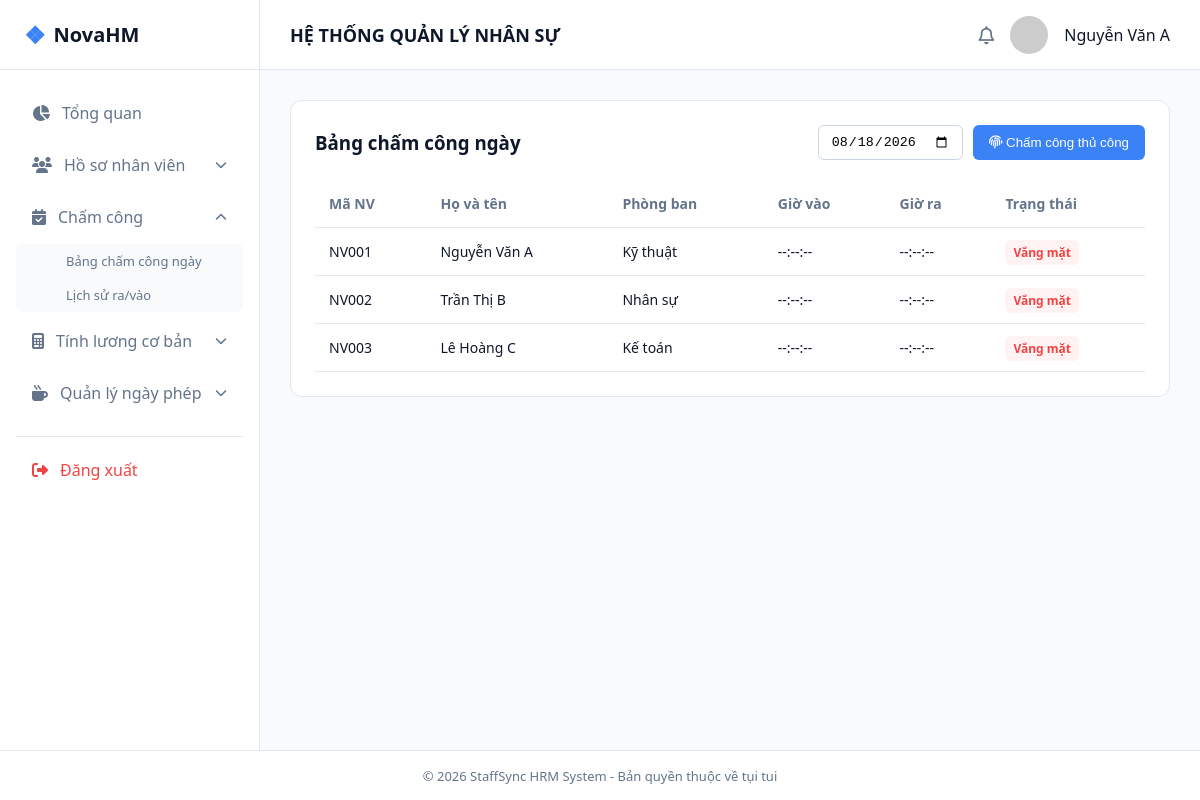
Page /bangchamcong.php (signed in) on the committed database.
### tables this page shows
CREATE TABLE nhan_vien (
    id               INT AUTO_INCREMENT PRIMARY KEY,
    ma_nv            VARCHAR(20) NOT NULL UNIQUE,       
    ho_ten           VARCHAR(100) NOT NULL,
    ngay_sinh        DATE,
    gioi_tinh        ENUM('Nam','Nữ','Khác') DEFAULT 'Nam',
    cccd             VARCHAR(20),
    dia_chi          VARCHAR(255),
    sdt              VARCHAR(20),
    email            VARCHAR(100) UNIQUE,
    id_phong_ban     INT,
    id_chuc_vu       INT,
    ngay_vao_lam     DATE,
    ngay_nghi_viec   DATE NULL,
    trang_thai_lam_viec ENUM('Thử việc','Chính thức','Nghỉ việc') DEFAULT 'Thử việc',
    anh_dai_dien     VARCHAR(255),
    ngay_tao         DATETIME DEFAULT CURRENT_TIMESTAMP,
    ngay_cap_nhat    DATETIME DEFAULT CURRENT_TIMESTAMP ON UPDATE CURRENT_TIMESTAMP,
    FOREIGN KEY (id_phong_ban) REFERENCES phong_ban(id) ON DELETE SET NULL,
    FOREIGN KEY (id_chuc_vu) REFERENCES chuc_vu(id) ON DELETE SET NULL
);

CREATE TABLE phong_ban (
    id            INT AUTO_INCREMENT PRIMARY KEY,
    ma_phong_ban  VARCHAR(20)  NOT NULL UNIQUE,
    ten_phong_ban VARCHAR(100) NOT NULL,
    truong_phong_id INT NULL,                
    mo_ta         VARCHAR(255),
    ngay_tao      DATETIME DEFAULT CURRENT_TIMESTAMP
);

### includes/auth.php (called while the page is built, shortened)
<?php
$currentUser = [
    'id'       => $_SESSION['user_id'],
    'ten'      => $_SESSION['user_name']  ?? 'Người dùng',
    'vai_tro'  => $_SESSION['user_role']  ?? 'NHANVIEN',
    'id_nv'    => $_SESSION['id_nv']      ?? null,
];

### bangchamcong.php (the view, shortened to what this page needs)
<?php
require_once __DIR__ . '/includes/auth.php';
$ngayChon = $_GET['ngay'] ?? date('Y-m-d');
$stmt = $pdo->prepare("
    SELECT nv.id AS id_nv, nv.ma_nv, nv.ho_ten, pb.ten_phong_ban,
           bc.gio_vao, bc.gio_ra, bc.trang_thai
    FROM nhan_vien nv
    LEFT JOIN phong_ban pb ON pb.id = nv.id_phong_ban
    LEFT JOIN bang_cham_cong_ngay bc ON bc.id_nv = nv.id AND bc.ngay = :ngay
    WHERE nv.trang_thai_lam_viec <> 'Nghỉ việc'
    ORDER BY nv.ma_nv
");
$stmt->execute([':ngay' => $ngayChon]);
$dsChamCong = $stmt->fetchAll();
function badgeChamCong($tt) {
    return '<span class="badge" style="background-color:#fef2f2;color:#ef4444;">'.htmlspecialchars($tt ?: 'Vắng mặt').'</span>';
}
require __DIR__ . '/includes/header.php';
?>
            <section class="data-section">
                <div class="section-header">
                    <h3>Bảng chấm công ngày</h3>
                    <div style="display: flex; gap: 10px; align-items: center;">
                        <form action="bangchamcong.php" method="GET" style="display:flex; gap:8px;">
                            <input type="date" name="ngay" value="<?= htmlspecialchars($ngayChon) ?>"
                                   onchange="this.form.submit()"
                                   style="padding: 8px 12px; border: 1px solid #cbd5e1; border-radius: 6px; outline: none;">
                        </form>
                        <button class="btn-primary" onclick="document.getElementById('formCC').style.display='block'">
                            <i class="fa-solid fa-fingerprint"></i> Chấm công thủ công
                        </button>
                    </div>
                </div>
                <table class="data-table">
                    <thead>
                        <tr><th>Mã NV</th><th>Họ và tên</th><th>Phòng ban</th><th>Giờ vào</th><th>Giờ ra</th><th>Trạng thái</th></tr>
                    </thead>
                    <tbody>
                        <?php foreach ($dsChamCong as $cc): ?>
                        <tr>
                            <td><?= htmlspecialchars($cc['ma_nv']) ?></td>
                            <td><?= htmlspecialchars($cc['ho_ten']) ?></td>
                            <td><?= htmlspecialchars($cc['ten_phong_ban'] ?? '--') ?></td>
                            <td><?= $cc['gio_vao'] ?: '--:--:--' ?></td>
                            <td><?= $cc['gio_ra'] ?: '--:--:--' ?></td>
                            <td><?= badgeChamCong($cc['trang_thai']) ?></td>
                        </tr>
                        <?php endforeach; ?>
                    </tbody>
                </table>
            </section>
<?php require __DIR__ . '/includes/footer.php'; ?>

### includes/header.php (shortened to what this page needs)
<?php
$currentFile = basename($_SERVER['PHP_SELF']);
$menuGroups = [
    'nhanvien' => ['danhsachnhanvien.php', 'themnhanvien.php', 'hopdong.php', 'taikhoan.php'],
    'chamcong' => ['bangchamcong.php', 'lichsuravao.php'],
    'luong'    => ['bangtinhluongthang.php', 'cauhinhluong.php'],
    'phep'     => ['duyetdonphep.php', 'quyphepnam.php'],
];
function isOpen($group, $file, $groups) {
    return in_array($file, $groups[$group]) ? ' open' : '';
}
function isActive($file, $current) {
    return $file === $current ? ' active' : '';
}
$soDonChoDuyet = 0;
try {
    $soDonChoDuyet = (int)$pdo->query("SELECT COUNT(*) FROM don_nghi_phep WHERE trang_thai='Chờ duyệt'")->fetchColumn();
} catch (Exception $e) {  }
?>
<!DOCTYPE html>
<html lang="vi">
<head>
    <link rel="stylesheet" href="asset/style.css">
    <link rel="stylesheet" href="https://cdnjs.cloudflare.com/ajax/libs/font-awesome/6.4.0/css/all.min.css">
</head>
<body>
    <div class="layout-container">
        <a href="index.php" class="area-logo">
            <span class="logo-icon">❖</span> NovaHM
        </a>
        <header class="area-header">
            <div class="header-title">
                <h2>HỆ THỐNG QUẢN LÝ NHÂN SỰ</h2>
            </div>
            <div class="user-profile">
                <i class="fa-regular fa-bell icon-btn" title="<?= $soDonChoDuyet ?> đơn phép chờ duyệt"></i>
                <img src="https://ui-avatars.com/api/?name=<?= urlencode($currentUser['ten']) ?>&background=3b82f6&color=fff" alt="Avatar" class="avatar">
                <span class="user-name"><?= htmlspecialchars($currentUser['ten']) ?></span>
            </div>
        </header>
        <aside class="area-left">
            <ul class="menu-list">
                <li class="menu-item<?= isActive('index.php', $currentFile) ?>">
                    <a href="index.php"><i class="fa-solid fa-chart-pie"></i> <span>Tổng quan</span></a>
                </li>
                <li class="menu-item has-submenu<?= isOpen('nhanvien', $currentFile, $menuGroups) ?>">
                    <a href="javascript:void(0)" class="menu-toggle">
                        <i class="fa-solid fa-users"></i><span>Hồ sơ nhân viên</span>
                        <i class="fa-solid fa-chevron-down arrow"></i>
                    </a>
                </li>
                <li class="menu-item has-submenu<?= isOpen('chamcong', $currentFile, $menuGroups) ?>">
                    <a href="javascript:void(0)" class="menu-toggle">
                        <i class="fa-solid fa-calendar-check"></i><span>Chấm công</span>
                        <i class="fa-solid fa-chevron-down arrow"></i>
                    </a>
                    <ul class="submenu">
                        <li class="<?= trim(isActive('bangchamcong.php', $currentFile)) ?>"><a href="bangchamcong.php">Bảng chấm công ngày</a></li>
                        <li class="<?= trim(isActive('lichsuravao.php', $currentFile)) ?>"><a href="lichsuravao.php">Lịch sử ra/vào</a></li>
                    </ul>
                </li>
                <li class="menu-item has-submenu<?= isOpen('luong', $currentFile, $menuGroups) ?>">
                    <a href="javascript:void(0)" class="menu-toggle">
                        <i class="fa-solid fa-calculator"></i><span>Tính lương cơ bản</span>
                        <i class="fa-solid fa-chevron-down arrow"></i>
                    </a>
                </li>
                <li class="menu-item has-submenu<?= isOpen('phep', $currentFile, $menuGroups) ?>">
                    <a href="javascript:void(0)" class="menu-toggle">
                        <i class="fa-solid fa-mug-hot"></i><span>Quản lý ngày phép</span>
                        <i class="fa-solid fa-chevron-down arrow"></i>
                    </a>
                </li>
                <li class="menu-item border-top">
                    <a href="logout.php" class="text-danger"><i class="fa-solid fa-right-from-bracket"></i> <span>Đăng xuất</span></a>
                </li>
            </ul>
        </aside>
        <main class="area-main">

### includes/footer.php (shortened to what this page needs)
        </main>
        <footer class="area-footer">
            <p>© 2026 StaffSync HRM System - Bản quyền thuộc về tụi tui</p>
        </footer>
    </div>
</body>
</html>

### asset/style.css (style rules this page uses)
:root { --primary: #3b82f6; --primary-hover: #2563eb; --bg-main: #f8fafc; --bg-white: #ffffff; --text-dark: #0f172a; --text-muted: #64748b; --border: #e2e8f0; }
* { box-sizing: border-box; margin: 0; padding: 0; }
body { font-family: 'Segoe UI', system-ui, sans-serif; background-color: var(--bg-main); color: var(--text-dark); }
.layout-container { display: grid; grid-template-columns: 260px 1fr; grid-template-rows: 70px 1fr 50px; grid-template-areas: "logo header" "left main" "footer footer"; min-height: 100vh; }
.area-logo { grid-area: logo; background-color: var(--bg-white); border-right: 1px solid var(--border); border-bottom: 1px solid var(--border); display: flex; align-items: center; padding: 0 24px; font-size: 20px; font-weight: 700; color: var(--text-dark); gap: 10px; }
.logo-icon { color: var(--primary); font-size: 24px; }
.area-header { grid-area: header; background-color: var(--bg-white); border-bottom: 1px solid var(--border); display: flex; justify-content: space-between; align-items: center; padding: 0 30px; }
.header-title h2 { font-size: 18px; color: var(--text-dark); font-weight: 600; }
.user-profile { display: flex; align-items: center; gap: 16px; }
.avatar { width: 38px; height: 38px; border-radius: 50%; }
.icon-btn { font-size: 18px; color: var(--text-muted); cursor: pointer; }
.area-left { grid-area: left; background-color: var(--bg-white); border-right: 1px solid var(--border); padding: 20px 16px; }
.menu-list { list-style: none; }
.menu-item { margin-bottom: 6px; }
.menu-item a { display: flex; align-items: center; gap: 12px; padding: 12px 16px; color: var(--text-muted); text-decoration: none; font-weight: 500; border-radius: 8px; transition: all 0.2s; }
.menu-item .arrow { margin-left: auto; font-size: 12px; transition: transform 0.3s ease; }
.submenu { display: none; list-style: none; padding-left: 38px; background-color: #f8fafc; border-radius: 6px; margin-top: 4px; }
.submenu li a { padding: 8px 12px; font-size: 13px; color: var(--text-muted); }
.menu-item.open .submenu { display: block; }
.menu-item.open .arrow { transform: rotate(180deg); }
.border-top { border-top: 1px solid var(--border); margin-top: 20px; padding-top: 10px; }
.text-danger { color: #ef4444 !important; }
.area-main { grid-area: main; padding: 30px; overflow-y: auto; }
.data-section { background-color: #fff; border-radius: 12px; border: 1px solid var(--border); padding: 24px; }
.section-header { display: flex; justify-content: space-between; align-items: center; margin-bottom: 20px; }
.btn-primary { background-color: var(--primary); color: #fff; border: none; padding: 10px 16px; border-radius: 6px; cursor: pointer; font-weight: 500; }
.data-table { width: 100%; border-collapse: collapse; text-align: left; }
.data-table th, .data-table td { padding: 14px; border-bottom: 1px solid var(--border); font-size: 14px; }
.data-table th { color: var(--text-muted); font-weight: 600; }
.badge { padding: 4px 8px; border-radius: 6px; font-size: 12px; font-weight: 600; }
.area-footer { grid-area: footer; background-color: var(--bg-white); border-top: 1px solid var(--border); display: flex; align-items: center; justify-content: center; font-size: 13px; color: var(--text-muted); }
a.area-logo { text-decoration: none; color: inherit; display: flex; align-items: center; gap: 8px; }

### rows in the picture
nhan_vien: ma_nv "NV001", ho_ten "Nguyễn Văn A", id_phong_ban.ten_phong_ban "Kỹ thuật", gio_vao "--:--:--", gio_ra "--:--:--"
nhan_vien: ma_nv "NV002", ho_ten "Trần Thị B", id_phong_ban.ten_phong_ban "Nhân sự", gio_vao "--:--:--", gio_ra "--:--:--"
nhan_vien: ma_nv "NV003", ho_ten "Lê Hoàng C", id_phong_ban.ten_phong_ban "Kế toán", gio_vao "--:--:--", gio_ra "--:--:--"

### other values in the picture
$currentUser['ten'] "Nguyễn Văn A"
